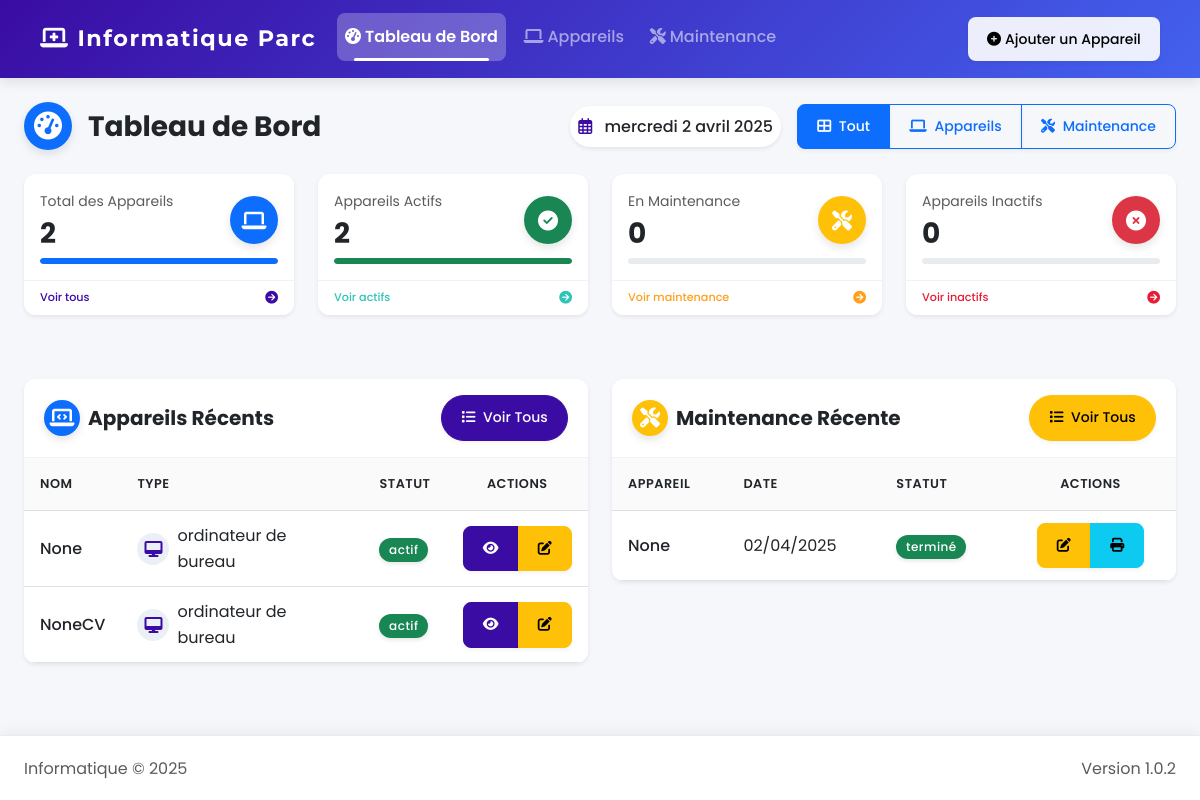
Before: / with the older database file.
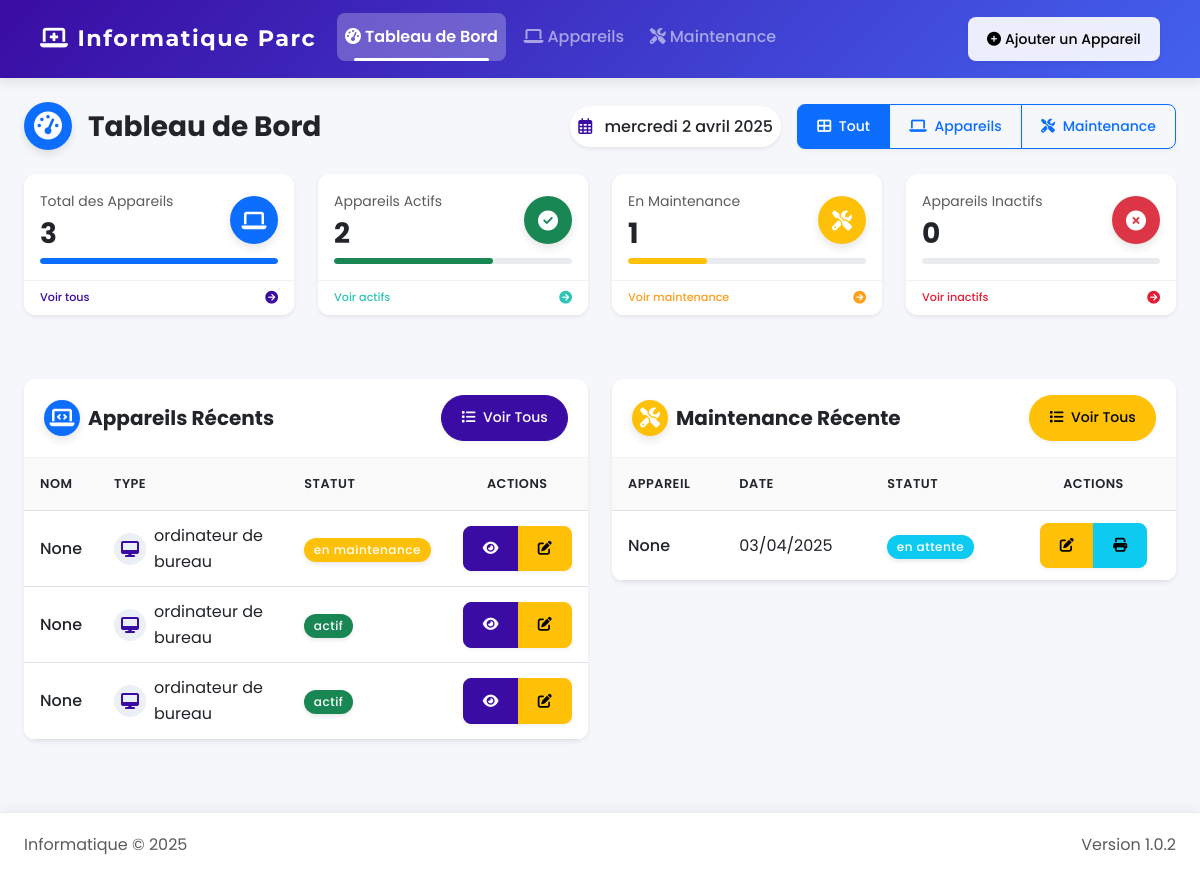
After: the same page with the newer database file.
### app.py (models this page shows, shortened)
class Device(db.Model):
    id = db.Column(db.Integer, primary_key=True)
    name = db.Column(db.String(100), nullable=False)
    type = db.Column(db.String(50), nullable=False)
    serial_number = db.Column(db.String(100), nullable=False, unique=True)
    status = db.Column(db.String(20), default='actif')
    assigned_to = db.Column(db.String(100))
    service = db.Column(db.String(100))
    department = db.Column(db.String(100))
    mac_address = db.Column(db.String(17))
    notes = db.Column(db.Text)
    maintenance_records = db.relationship('MaintenanceRecord', backref='device', lazy=True, cascade="all, delete-orphan")

class MaintenanceRecord(db.Model):
    id = db.Column(db.Integer, primary_key=True)
    device_id = db.Column(db.Integer, db.ForeignKey('device.id'), nullable=False)
    reference = db.Column(db.String(20))  # Add this line for the reference field
    maintenance_date = db.Column(db.Date, nullable=False)
    issue_description = db.Column(db.Text, nullable=False)
    actions_taken = db.Column(db.Text)
    status = db.Column(db.String(20), default='en attente')
    technician = db.Column(db.String(100), nullable=False)
    completion_date = db.Column(db.Date)
    notes = db.Column(db.Text)

### app.py (the view)
@app.route('/')
def index():
    now = datetime.now()
    total_devices = Device.query.count()
    active_devices = Device.query.filter_by(status='actif').count()
    maintenance_devices = Device.query.filter_by(status='en maintenance').count()
    inactive_devices = Device.query.filter_by(status='inactif').count()
    recent_devices = Device.query.order_by(Device.id.desc()).limit(5).all()
    recent_maintenance = MaintenanceRecord.query.order_by(MaintenanceRecord.maintenance_date.desc()).limit(5).all()
    assigned_data = db.session.query(
        Device.assigned_to,
        db.func.count(Device.id).label('device_count')
    ).filter(
        Device.assigned_to != '',
        Device.assigned_to != None
    ).group_by(
        Device.assigned_to
    ).order_by(
        db.func.count(Device.id).desc()
    ).all()
    return render_template('index.html',
                          now=now,
                          total_devices=total_devices,
                          active_devices=active_devices,
                          maintenance_devices=maintenance_devices,
                          inactive_devices=inactive_devices,
                          recent_devices=recent_devices,
                          recent_maintenance=recent_maintenance,
                          assigned_data=assigned_data)

### app.py (called while the page is built)
@app.context_processor
def utility_processor():
    return dict(now=datetime.now)

### templates/index.html (shortened to what the changed rows need)
{% extends "layout.html" %}
{% block content %}
<div class="row mb-4">
    <div class="col-6 col-md-3 mb-3 device-stats">
        <div class="card border-0 shadow-sm stats-card animate__animated animate__fadeInUp" style="border-left-color: var(--primary-color)">
            <div class="card-body p-2 p-md-3">
                <div class="d-flex justify-content-between align-items-center">
                    <div>
                        <p class="text-muted mb-1 small">Total des Appareils</p>
                        <h3 class="counter mb-0 fw-bold">{{ total_devices }}</h3>
                    </div>
                </div>
            </div>
        </div>
    </div>
    <div class="col-6 col-md-3 mb-3 device-stats">
        <div class="card border-0 shadow-sm stats-card animate__animated animate__fadeInUp" style="animation-delay: 0.1s; border-left-color: var(--success-color)">
            <div class="card-body p-2 p-md-3">
                <div class="progress mt-2" style="height: 6px;">
                    <div class="progress-bar bg-success" role="progressbar" style="width: {{ (active_devices / total_devices * 100) if total_devices > 0 else 0 }}%; border-radius: 3px;"></div>
                </div>
            </div>
        </div>
    </div>
    <div class="col-6 col-md-3 mb-3 device-stats">
        <div class="card border-0 shadow-sm stats-card animate__animated animate__fadeInUp" style="animation-delay: 0.2s; border-left-color: var(--warning-color)">
            <div class="card-body p-2 p-md-3">
                <div class="d-flex justify-content-between align-items-center">
                    <div>
                        <p class="text-muted mb-1 small">En Maintenance</p>
                        <h3 class="counter mb-0 fw-bold">{{ maintenance_devices }}</h3>
                    </div>
                </div>
                <div class="progress mt-2" style="height: 6px;">
                    <div class="progress-bar bg-warning" role="progressbar" style="width: {{ (maintenance_devices / total_devices * 100) if total_devices > 0 else 0 }}%; border-radius: 3px;"></div>
                </div>
            </div>
        </div>
    </div>
</div>
<div class="row">
    <div class="col-md-12 col-lg-6 mb-4 device-section">
        <div class="card border-0 shadow-sm hover-card animate__animated animate__fadeIn" style="animation-delay: 0.2s;">
            <div class="card-body p-0">
                <div class="table-responsive">
                    <table class="table table-hover align-middle mb-0">
                        <thead class="table-light">
                            <tr>
                                <th>Nom</th>
                                <th>Type</th>
                                <th>Statut</th>
                                <th class="text-center">Actions</th>
                            </tr>
                        </thead>
                        <tbody>
                            {% for device in recent_devices %}
                            <tr class="animate__animated animate__fadeIn" style="animation-delay: {{ loop.index * 0.05 }}s">
                                <td class="fw-medium">{{ device.name }}</td>
                                <td>
                                    <div class="d-flex align-items-center">
                                        <div class="device-icon rounded-circle p-2 me-2
                                            {% if device.type == 'ordinateur de bureau' %}bg-primary-light text-primary
                                            {% elif device.type == 'ordinateur portable' %}bg-info-light text-info
                                            {% elif device.type == 'imprimante' %}bg-success-light text-success
                                            {% else %}bg-secondary-light text-secondary{% endif %}">
                                            {% if device.type == 'ordinateur de bureau' %}
                                                <i class="fas fa-desktop"></i>
                                            {% elif device.type == 'ordinateur portable' %}
                                                <i class="fas fa-laptop"></i>
                                            {% elif device.type == 'imprimante' %}
                                                <i class="fas fa-print"></i>
                                            {% else %}
                                                <i class="fas fa-hdd"></i>
                                            {% endif %}
                                        </div>
                                        <span class="d-none d-md-inline">{{ device.type }}</span>
                                    </div>
                                </td>
                                <td>
                                    <span class="badge rounded-pill bg-{{ 'success' if device.status == 'actif' else 'warning' if device.status == 'en maintenance' else 'danger' }}">
                                        {{ device.status }}
                                    </span>
                                </td>
                                <td class="text-center">
                                    <div class="btn-group">
                                        <a href="{{ url_for('device_details', device_id=device.id) }}" class="btn btn-sm btn-primary" data-bs-toggle="tooltip" title="Voir Détails">
                                            <i class="fas fa-eye"></i>
                                        </a>
                                        <a href="{{ url_for('edit_device', device_id=device.id) }}" class="btn btn-sm btn-warning" data-bs-toggle="tooltip" title="Modifier">
                                            <i class="fas fa-edit"></i>
                                        </a>
                                    </div>
                                </td>
                            </tr>
                            {% endfor %}
                        </tbody>
                    </table>
                </div>
            </div>
        </div>
    </div>
    <div class="col-md-12 col-lg-6 mb-4 maintenance-section">
        <div class="card border-0 shadow-sm hover-card animate__animated animate__fadeIn" style="animation-delay: 0.3s;">
            <div class="card-body p-0">
                <div class="table-responsive">
                    <table class="table table-hover align-middle mb-0">
                        <thead class="table-light">
                            <tr>
                                <th>Appareil</th>
                                <th>Date</th>
                                <th>Statut</th>
                                <th class="text-center">Actions</th>
                            </tr>
                        </thead>
                        <tbody>
                            {% for record in recent_maintenance %}
                            <tr class="animate__animated animate__fadeIn" style="animation-delay: {{ loop.index * 0.05 }}s">
                                <td class="fw-medium">{{ record.device.name }}</td>
                                <td>{{ record.maintenance_date.strftime('%d/%m/%Y') }}</td>
                                <td>
                                    <span class="badge rounded-pill bg-{{ 'success' if record.status == 'terminé' else 'warning' if record.status == 'en cours' else 'info' }}">
                                        {{ record.status }}
                                    </span>
                                </td>
                                <td class="text-center">
                                    <div class="btn-group">
                                        <a href="{{ url_for('edit_maintenance', record_id=record.id) }}" class="btn btn-sm btn-warning" data-bs-toggle="tooltip" title="Modifier">
                                            <i class="fas fa-edit"></i>
                                        </a>
                                        <a href="{{ url_for('print_maintenance', record_id=record.id) }}" class="btn btn-sm btn-info" data-bs-toggle="tooltip" title="Imprimer" target="_blank">
                                            <i class="fas fa-print"></i>
                                        </a>
                                    </div>
                                </td>
                            </tr>
                            {% endfor %}
                        </tbody>
                    </table>
                </div>
            </div>
        </div>
    </div>
</div>
{% endblock %}

Changed rows visible on the page:
added Device: name "None", type "ordinateur de bureau", status "en maintenance"
changed Device (number 3 of 3 on the later page): name "NoneCV" → "None"
changed MaintenanceRecord "None": maintenance_date "02/04/2025" → "03/04/2025"; status "terminé" → "en attente"
Other visible differences:
{{ total_devices }}: "2" → "3"
{{ (active_devices / total_devices * 100) if total_devices > 0 else 0 }}: 100.0 → 66.66666666666666 (drawn)
{{ maintenance_devices }}: "0" → "1"
